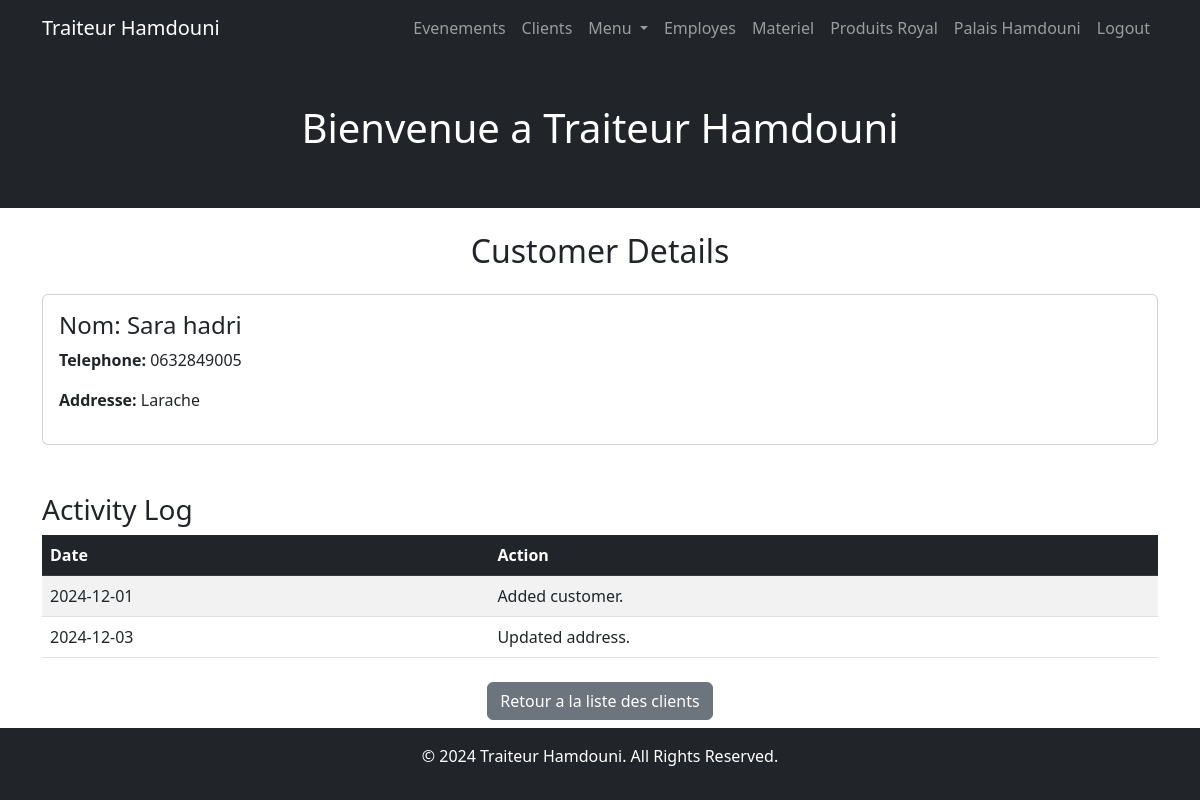
Screenshot of /client/customer-detail/10/ (signed in) with the database file from the repository.
### client/models.py (models this page shows, shortened)
class Customer(models.Model):
    full_name = models.CharField(max_length=255, verbose_name="Full Name")
    phone_number = models.CharField(max_length=15, verbose_name="Phone Number")
    address = models.TextField(verbose_name="Address")

### client/views.py (the view)
# urls.py: path('customer-detail/<int:pk>/', customer_detail, name='customer_detail'),
def customer_detail(request, pk):
    customer = get_object_or_404(Customer, pk=pk)
    activity_logs = [
        {"date": "2024-12-01", "action": "Added customer."},
        {"date": "2024-12-03", "action": "Updated address."},
    ]  # Example logs for demonstration
    return render(request, 'client/customer_detail.html', {
        'customer': customer,
        'activity_logs': activity_logs,
    })

### client/templates/client/customer_detail.html (shortened to what this page needs)
{% extends 'base.html' %}
{% block content %}
<h2 class="text-center">Customer Details</h2>
<div class="card mt-4">
    <div class="card-body">
        <h4>Nom: {{ customer.full_name }}</h4>
        <p><strong>Telephone:</strong> {{ customer.phone_number }}</p>
        <p><strong>Addresse:</strong> {{ customer.address }}</p>
    </div>
</div>
<h3 class="mt-5">Activity Log</h3>
<table class="table table-striped">
    <thead class="table-dark">
        <tr>
            <th>Date</th>
            <th>Action</th>
        </tr>
    </thead>
    <tbody>
        {% for log in activity_logs %}
        <tr>
            <td>{{ log.date }}</td>
            <td>{{ log.action }}</td>
        </tr>
        {% empty %}
        <tr>
            <td colspan="2" class="text-center">No activity logged.</td>
        </tr>
        {% endfor %}
    </tbody>
</table>
<div class="text-center mt-4">
    <a href="{% url 'customer_list' %}" class="btn btn-secondary">Retour a la liste des clients</a>
</div>
{% endblock %}

### client/templates/base.html (style rules this page uses)
html, body { height: 100%; margin: 0; }
body { display: flex; flex-direction: column; }

### rows the page displays
Customer: full_name "Sara hadri", phone_number "0632849005", address "Larache"

### other values shown
{{ log.date }} "2024-12-01" "2024-12-03"
{{ log.action }} "Added customer." "Updated address."
